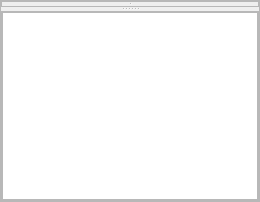
                    <widget class="QWidget" name="tab_pca">
                     <attribute name="title">
                      <string>PCA</string>
                     </attribute>
                     <layout class="QVBoxLayout" name="verticalLayout_85">
                      <property name="spacing">
                       <number>0</number>
                      </property>
                      <property name="leftMargin">
                       <number>0</number>
                      </property>
                      <property name="topMargin">
                       <number>0</number>
                      </property>
                      <property name="rightMargin">
                       <number>0</number>
                      </property>
                      <property name="bottomMargin">
                       <number>0</number>
                      </property>
                      <item>
                       <widget class="QFrame" name="frame_pca">
                        <property name="maximumSize">
                         <size>
                          <width>16777215</width>
                          <height>16777215</height>
                         </size>
                        </property>
                        <property name="frameShape">
                         <enum>QFrame::StyledPanel</enum>
                        </property>
                        <property name="frameShadow">
                         <enum>QFrame::Raised</enum>
                        </property>
                        <layout class="QVBoxLayout" name="verticalLayout_86">
                         <property name="spacing">
                          <number>0</number>
                         </property>
                         <property name="leftMargin">
                          <number>0</number>
                         </property>
                         <property name="topMargin">
                          <number>0</number>
                         </property>
                         <property name="rightMargin">
                          <number>0</number>
                         </property>
                         <property name="bottomMargin">
                          <number>0</number>
                         </property>
                         <item>
                          <widget class="QSplitter" name="splitter_89">
                           <property name="orientation">
                            <enum>Qt::Vertical</enum>
                           </property>
                           <widget class="QFrame" name="frame_pca_plots">
                            <property name="frameShape">
                             <enum>QFrame::StyledPanel</enum>
                            </property>
                            <property name="frameShadow">
                             <enum>QFrame::Raised</enum>
                            </property>
                            <layout class="QHBoxLayout" name="horizontalLayout_86">
                             <property name="spacing">
                              <number>0</number>
                             </property>
                             <property name="leftMargin">
                              <number>0</number>
                             </property>
                             <property name="topMargin">
                              <number>0</number>
                             </property>
                             <property name="rightMargin">
                              <number>0</number>
                             </property>
                             <property name="bottomMargin">
                              <number>0</number>
                             </property>
                             <item>
                              <widget class="QSplitter" name="splitter_88">
                               <property name="orientation">
                                <enum>Qt::Horizontal</enum>
                               </property>
                               <widget class="MplWidget" name="pca_scores_plot_widget" native="true">
                                <property name="sizePolicy">
                                 <sizepolicy hsizetype="Expanding" vsizetype="Expanding">
                                  <horstretch>0</horstretch>
                                  <verstretch>0</verstretch>
                                 </sizepolicy>
                                </property>
                               </widget>
                               <widget class="MplWidget" name="pca_loadings_plot_widget" native="true">
                                <property name="sizePolicy">
                                 <sizepolicy hsizetype="Expanding" vsizetype="Expanding">
                                  <horstretch>0</horstretch>
                                  <verstretch>0</verstretch>
                                 </sizepolicy>
                                </property>
                               </widget>
                              </widget>
                             </item>
                            </layout>
                           </widget>
                           <widget class="QFrame" name="frame_pca_table">
                            <property name="frameShape">
                             <enum>QFrame::StyledPanel</enum>
                            </property>
                            <property name="frameShadow">
                             <enum>QFrame::Raised</enum>
                            </property>
                            <layout class="QVBoxLayout" name="verticalLayout_87">
                             <property name="spacing">
                              <number>0</number>
                             </property>
                             <property name="leftMargin">
                              <number>0</number>
                             </property>
                             <property name="topMargin">
                              <number>0</number>
                             </property>
                             <property name="rightMargin">
                              <number>0</number>
                             </property>
                             <property name="bottomMargin">
                              <number>0</number>
                             </property>
                             <item>
                              <widget class="QTableView" name="pca_features_table_view">
                               <property name="verticalScrollBarPolicy">
                                <enum>Qt::ScrollBarAsNeeded</enum>
                               </property>
                              </widget>
                             </item>
                            </layout>
                           </widget>
                          </widget>
                         </item>
                        </layout>
                       </widget>
                      </item>
                     </layout>
                    </widget>
